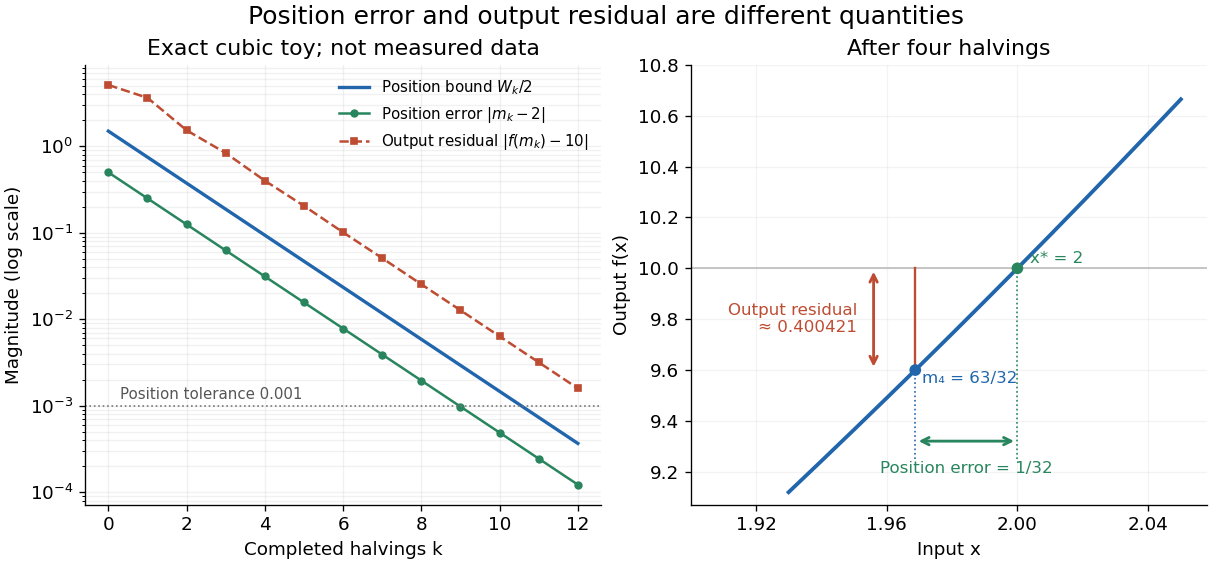

Generate this figure with Python:
"""Compare position certificates and output residuals for an analytic toy.

Write the matching PNG to the CWD; run from _media with
MPLCONFIGDIR=/tmp/codex-wiki-matplotlib. Tested with Python 3.14.4,
Matplotlib 3.10.7 and NumPy 2.3.5. Fractions drive every search decision.
"""

from fractions import Fraction
from pathlib import Path

import matplotlib

matplotlib.use("Agg")
import matplotlib.pyplot as plt
import numpy as np


def main():
    blue, red, green = "#2166ac", "#bd4c32", "#28855d"
    plt.rcParams.update({"font.size": 11, "axes.spines.top": False,
                         "axes.spines.right": False, "figure.facecolor": "white",
                         "axes.facecolor": "white"})
    a, b = Fraction(0), Fraction(3)
    bounds, errors, residuals = [], [], []
    for k in range(13):
        m = (a + b) / 2
        r = m**3 + m - 10
        bounds.append(float((b - a) / 2))
        errors.append(float(abs(m - 2)))
        residuals.append(float(abs(r)))
        assert b - a == Fraction(3, 2**k)
        assert abs(m - 2) <= (b - a) / 2
        if r < 0:
            a = m
        else:
            b = m

    fig, (decay, geometry) = plt.subplots(1, 2, figsize=(10.1, 4.7), layout="constrained")
    fig.suptitle("Position error and output residual are different quantities", fontsize=15)
    k = np.arange(13)
    decay.semilogy(k, bounds, color=blue, lw=2, label=r"Position bound $W_k/2$")
    decay.semilogy(k, errors, "o-", color=green, markersize=4, label=r"Position error $|m_k-2|$")
    decay.semilogy(k, residuals, "s--", color=red, markersize=4, label=r"Output residual $|f(m_k)-10|$")
    decay.axhline(1e-3, color="#777777", lw=1, ls=":")
    decay.text(0.3, 1.2e-3, "Position tolerance 0.001", fontsize=9, color="#555555")
    decay.set(xlabel="Completed halvings k", ylabel="Magnitude (log scale)",
              xticks=[0, 2, 4, 6, 8, 10, 12], title="Exact cubic toy; not measured data")
    decay.legend(fontsize=9, frameon=False, loc="upper right")
    decay.grid(alpha=0.17, which="both")

    m = Fraction(63, 32)
    fm = m**3 + m
    assert fm - 10 == -Fraction(13121, 32768)
    x = np.linspace(1.93, 2.05, 300)
    geometry.plot(x, x**3 + x, color=blue, lw=2.3)
    geometry.axhline(10, color="#bbbbbb", lw=1)
    geometry.scatter([float(m), 2], [float(fm), 10], color=[blue, green], zorder=5)
    geometry.plot([float(m), float(m)], [float(fm), 10], color=red, lw=1.4)
    geometry.annotate("", xy=(1.956, 10), xytext=(1.956, float(fm)),
                      arrowprops={"arrowstyle": "<->", "color": red, "lw": 1.7})
    geometry.text(1.951, float((fm + 10) / 2), "Output residual\n≈ 0.400421", color=red,
                  ha="right", va="center", fontsize=10)
    geometry.plot([2, 2], [9.25, 10], color=green, lw=1, ls=":")
    geometry.plot([float(m), float(m)], [9.25, float(fm)], color=blue, lw=1, ls=":")
    geometry.annotate("", xy=(2, 9.32), xytext=(float(m), 9.32),
                      arrowprops={"arrowstyle": "<->", "color": green, "lw": 1.7})
    geometry.text(float((m + 2) / 2), 9.24, "Position error = 1/32", ha="center",
                  va="top", fontsize=10, color=green)
    geometry.text(2.004, 10.02, "x* = 2", color=green, fontsize=10)
    geometry.text(float(m) + 0.002, float(fm) - 0.05, "m₄ = 63/32", fontsize=10, color=blue)
    geometry.set(xlim=(1.9, 2.058), ylim=(9.07, 10.8), xlabel="Input x", ylabel="Output f(x)",
                 title="After four halvings", xticks=[1.92, 1.96, 2.00, 2.04])
    geometry.grid(alpha=0.14)
    fig.savefig(Path(__file__).stem + ".png", dpi=120, facecolor="white", transparent=False)
    plt.close(fig)


if __name__ == "__main__":
    main()
